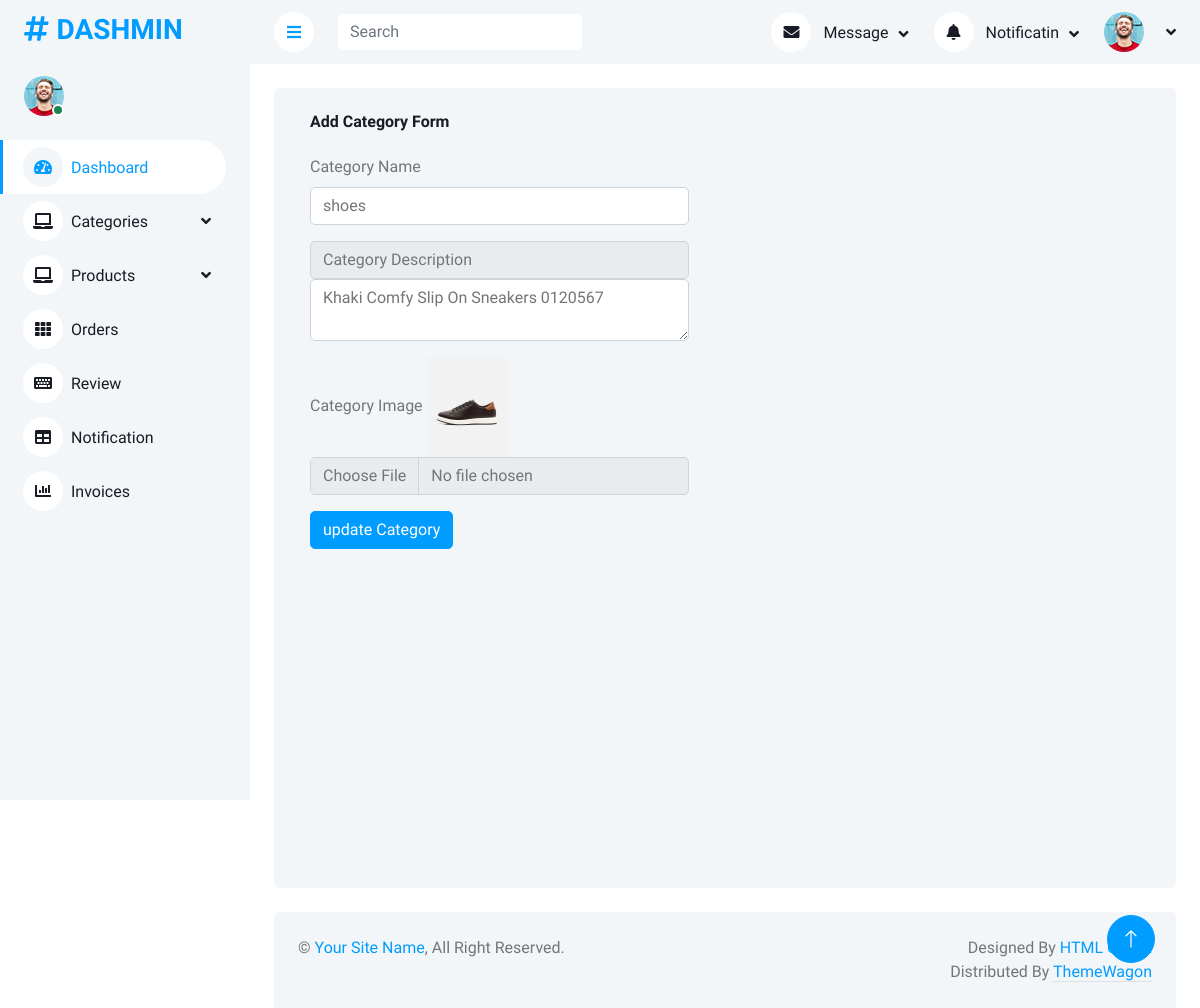
Page /AdminPanel/editCategory.php?cId=1 on the committed database.
### tables this page shows
CREATE TABLE `categories` (
  `id` int(11) NOT NULL,
  `name` varchar(200) NOT NULL,
  `description` varchar(200) NOT NULL,
  `image` varchar(200) NOT NULL
);

### AdminPanel/editCategory.php (the view, shortened to what this page needs)
<?php
include("php/query.php");
include("components/header.php");
?>
<?php
if(isset($_GET['cId'])){
    $categoryId = $_GET['cId'];
    $query = $pdo->prepare("select * from categories where id = :catId");
    $query->bindParam(':catId', $categoryId);
    $query->execute();
    $category = $query->fetch(PDO::FETCH_ASSOC);
}
?>
<div class="container-fluid pt-4 px-4">
                <div class="row vh-100 bg-light rounded mx-0">
                    <div class="col-md-6 ">
                        <div class="bg-light rounded h-100 p-4">
                            <h6 class="mb-4">Add Category Form</h6>
                            <form method ="post"  enctype="multipart/form-data">
                                <div class="mb-3">
                                    <label for="exampleInputEmail1" class="form-label">Category Name</label>
                                    <input value="<?php echo $category['name']?>" name="cName" type="text" class="form-control" id="exampleInputEmail1"
                                        aria-describedby="emailHelp">
                                </div>
                                <div class="mb-3">
                                    <label for="exampleInputPassword1" class="form-control">Category Description</label>
                                          <textarea name="cDes" class="form-control" type="text" id=""><?php echo $category['description']?></textarea>
                                </div>
                                <div class="mb-3">
                                    <label for="exampleInputPassword1" class="form-label">Category Image</label>
                                    <img height ="100"; src="images/<?php echo $category['image']?>" alt="">
                                    <input type="file" class="form-control" name ="cImage">
                                </div>
                                <button name="updateCategory" type="submit" class="btn btn-primary">update Category</button>
                            </form>
                        </div>
                    </div>
                </div>
            </div>
<?php
include("components/footer.php")
?>

### AdminPanel/css/style.css (style rules this page uses)
:root { --primary: #009CFF; --light: #F3F6F9; --dark: #191C24; }
.btn { transition: .5s; }
.btn.btn-primary { color: #FFFFFF; }

### rows in the picture
categories: cName "shoes", cDes "Khaki Comfy Slip On Sneakers 0120567", image (picture)
